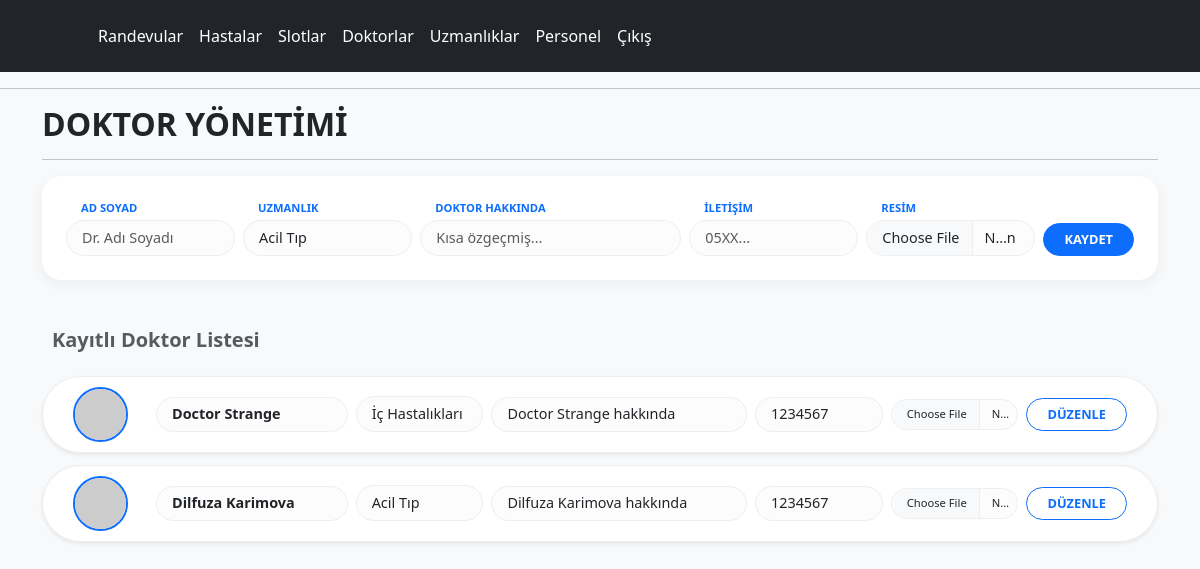
The app's page /php/panel/doktorlar.php with its own data.
### tables this page shows
CREATE TABLE IF NOT EXISTS `doctor` (  
	`id`			INT NOT NULL PRIMARY KEY AUTO_INCREMENT,  
	`name`			VARCHAR(50) NOT NULL,  
	`specialization`	INT NOT NULL,
	`description`	VARCHAR(200) NULL,
	`phone`			VARCHAR(50) NULL,
	`profilephoto`	VARCHAR(200) NULL,
	`status`		TINYINT NOT NULL,
	`createdtime`	TIMESTAMP NOT NULL DEFAULT CURRENT_TIMESTAMP(),  
	UNIQUE (`name`)  
);

### php/panel/doktorlar.php (the view, shortened to what this page needs)
<?PHP
require_once("../inc_config.php");
?>
<!doctype html>
<html lang="tr">
<head>
    <link href="https://cdn.jsdelivr.net/npm/bootstrap@5.3.3/dist/css/bootstrap.min.css" rel="stylesheet">
</head>
<body>
    <?PHP include("inc_header.php");?>
    <hr>
    <div class="container">
        <h2 class="fw-bold">DOKTOR YÖNETİMİ</h2>
        <hr>
        <div class="card admin-card border-0 mb-5">
            <div class="card-body p-4">
                <form action="" method="POST" enctype="multipart/form-data" class="row g-2 align-items-end">
                    <div class="col">
                        <span class="label-style">AD SOYAD</span>
                        <input type="text" name="name" class="form-control input-minimal" placeholder="Dr. Adı Soyadı" required>
                    </div>
                    <div class="col">
                        <span class="label-style">UZMANLIK</span>
                        <select name="specialization" class="form-select input-minimal">
                            <?php
                            $u_s = $mysqli->query("SELECT * FROM specialization");
                            while($u = $u_s->fetch_assoc()){ echo "<option value='{$u['id']}'>{$u['specialization']}</option>"; }
                            ?>
                        </select>
                    </div>
                    <div class="col-md-3">
                        <span class="label-style">DOKTOR HAKKINDA</span>
                        <input type="text" name="description" class="form-control input-minimal" placeholder="Kısa özgeçmiş...">
                    </div>
                    <div class="col">
                        <span class="label-style">İLETİŞİM</span>
                        <input type="text" name="phone" class="form-control input-minimal" placeholder="05XX...">
                    </div>
                    <div class="col">
                        <span class="label-style">RESİM</span>
                        <input type="file" name="profilephoto" class="form-control input-minimal">
                    </div>
                    <div class="col-auto">
                        <button type="submit" name="ekle" class="btn btn-primary btn-round">KAYDET</button>
                    </div>
                </form>
            </div>
        </div>
        <h5 class="mb-4 text-muted fw-bold" style="margin-left: 10px;">Kayıtlı Doktor Listesi</h5>
        <?PHP
        $sorgu = $mysqli->query("SELECT d.*, s.specialization as uzmanlik FROM doctor d LEFT JOIN specialization s ON d.specialization = s.id ORDER BY d.id DESC");
        while($row = $sorgu->fetch_assoc()){
            $resim = (!empty($row['image'])) ? "../uploads/".$row['image']."?v=".time() : "https://via.placeholder.com/100";
        ?>
        <div class="doctor-row shadow-sm">
            <form method="POST" enctype="multipart/form-data" class="d-flex align-items-center w-100 gap-2">
                <img src="<?=$resim;?>" class="img-circle" alt="Doktor">
                <div style="flex: 1.5;">
                    <input type="text" name="name" class="form-control input-minimal fw-bold" value="<?=$row['name'];?>">
                </div>
                <div style="flex: 1;">
                    <select name="specialization" class="form-select input-minimal">
                        <?php
                        $u_s2 = $mysqli->query("SELECT * FROM specialization");
                        while($u2 = $u_s2->fetch_assoc()){
                            $sel = ($u2['id'] == $row['specialization']) ? "selected" : "";
                            echo "<option value='{$u2['id']}' $sel>{$u2['specialization']}</option>";
                        }
                        ?>
                    </select>
                </div>
                <div style="flex: 2;">
                    <input type="text" name="description" class="form-control input-minimal" value="<?=$row['description'];?>">
                </div>
                <div style="flex: 1;">
                    <input type="text" name="phone" class="form-control input-minimal" value="<?=$row['phone'];?>">
                </div>
                <div style="flex: 1;">
                    <input type="file" name="profilephoto" class="form-control input-minimal" style="font-size: 0.7rem;">
                </div>
                <div style="flex: 0.7;">
                    <button type="submit" name="guncelle" class="btn btn-outline-primary btn-round w-100">DÜZENLE</button>
                </div>
            </form>
        </div>
        <?PHP } ?>
    </div>
</body>
</html>

### php/panel/inc_header.php
<header class="p-3 text-bg-dark">
	<div class="container">
		<div class="d-flex flex-wrap align-items-center justify-content-center justify-content-lg-start">
			<a href="/" class="d-flex align-items-center mb-2 mb-lg-0 text-white text-decoration-none">
				<svg class="bi me-2" width="40" height="32" role="img" aria-label="Bootstrap">
					<use xlink:href="#bootstrap"></use></svg>
			</a>
			<ul class="nav col-12 col-lg-auto me-lg-auto mb-2 justify-content-center mb-md-0">
				<li><a href="randevular.php" class="nav-link px-2 text-white">Randevular</a></li>
				<li><a href="hastalar.php" class="nav-link px-2 text-white">Hastalar</a></li>
				<li><a href="slotlar.php" class="nav-link px-2 text-white">Slotlar</a></li>
				<li><a href="doktorlar.php" class="nav-link px-2 text-white">Doktorlar</a></li>
				<li><a href="uzmanliklar.php" class="nav-link px-2 text-white">Uzmanlıklar</a></li>
				<li><a href="personel.php" class="nav-link px-2 text-white">Personel</a></li>
				<li><a href="logout.php" class="nav-link px-2 text-white">Çıkış</a></li>
			</ul>
		</div>
	</div>
</header>

### php/panel/doktorlar.php (style rules this page uses)
body { background-color: #f8f9fa; }
.doctor-row { background: white; border-radius: 100px; padding: 10px 30px; margin-bottom: 12px; display: flex; align-items: center; box-shadow: 0 2px 5px rgba(0,0,0,0.05); border: 1px solid #eee; }
.img-circle { width: 55px; height: 55px; border-radius: 50%; object-fit: cover; border: 2px solid #0d6efd; margin-right: 20px; flex-shrink: 0; }
.input-minimal { border: 1px solid #eee; background: #fcfcfc; border-radius: 30px; padding: 6px 15px; font-size: 0.9rem; }
.btn-round { border-radius: 30px; font-weight: 600; padding: 6px 20px; font-size: 0.8rem; }
.label-style { font-size: 0.7rem; font-weight: 800; color: #0d6efd; margin-left: 15px; margin-bottom: 3px; display: block; }
.admin-card { background: white; border-radius: 20px; box-shadow: 0 4px 15px rgba(0,0,0,0.05); }

### records on screen
doctor: name "Doctor Strange", description "Doctor Strange hakkında", phone "1234567"
doctor: name "Dilfuza Karimova", description "Dilfuza Karimova hakkında", phone "1234567"

### other values on screen
form field specialization "Acil Tıp"
form field specialization "İç Hastalıkları"
